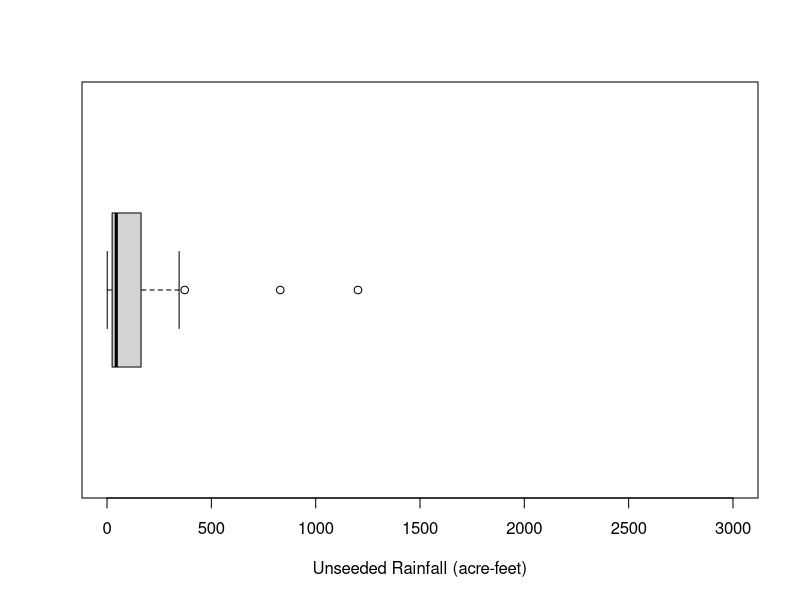
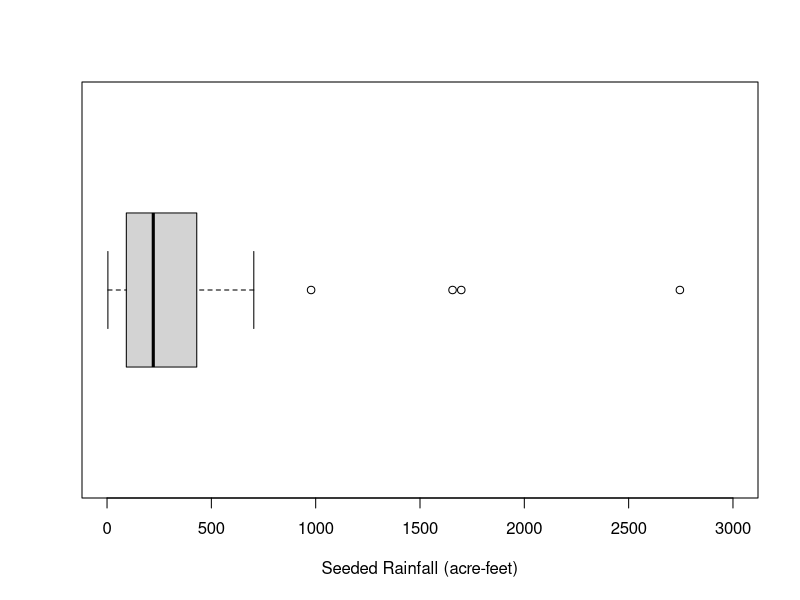
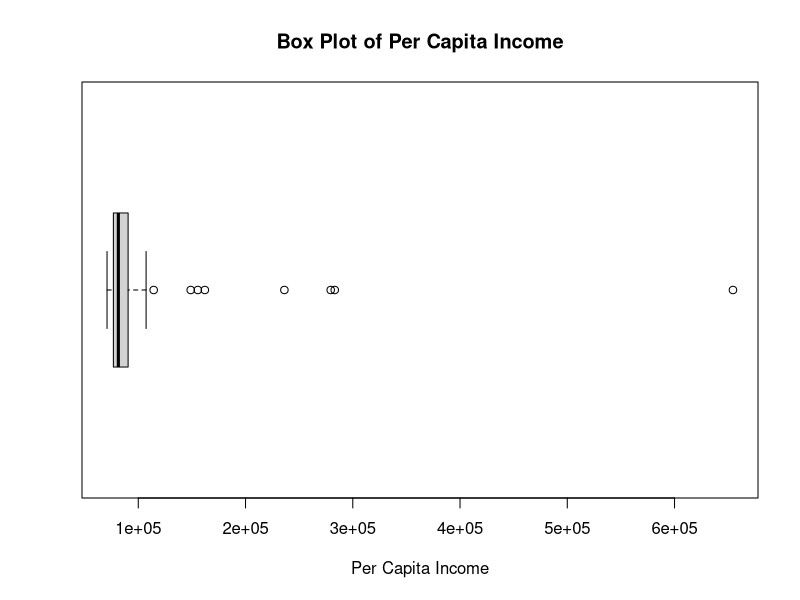

Write the R code that produced these figures, in order.
## ---- chunk 1
knitr::opts_chunk$set(echo = TRUE)
## ---- chunk 2
library(readxl)

clouds <- read_excel("clouds.xlsx")

unseeded_data <- clouds[clouds$Treatment == "Unseeded", "Rainfall"]
unseeded_rainfall <- unseeded_data$Rainfall

unseeded_mean <- mean(unseeded_rainfall)
unseeded_std_dev <- sd(unseeded_rainfall)
unseeded_five_num <- fivenum(unseeded_rainfall)

seeded_data <- clouds[clouds$Treatment == "Seeded", "Rainfall"]
seeded_rainfall <- seeded_data$Rainfall

seeded_mean <- mean(seeded_rainfall)
seeded_std_dev <- sd(seeded_rainfall)
seeded_five_num <- fivenum(seeded_rainfall)

cat("Mean:", unseeded_mean, "\n")
cat("Standard Deviation:", unseeded_std_dev, "\n")
cat("Five-Number Summary:", paste(unseeded_five_num, collapse = " "), "\n")

cat("Mean:", seeded_mean, "\n")
cat("Standard Deviation:", seeded_std_dev, "\n")
cat("Five-Number Summary:", paste(seeded_five_num, collapse = " "), "\n")

## ---- chunk 3
library(readxl)

clouds <- read_excel("clouds.xlsx")

unseeded_data <- clouds[clouds$Treatment == "Unseeded", "Rainfall"]
seeded_data <- clouds[clouds$Treatment == "Seeded", "Rainfall"]

unseeded_rainfall <- unseeded_data$Rainfall
seeded_rainfall <- seeded_data$Rainfall

boxplot(unseeded_rainfall, horizontal = TRUE, 
        xlab = "Unseeded Rainfall (acre-feet)", ylim = c(0, 3000))
boxplot(seeded_rainfall, horizontal = TRUE, 
        xlab = "Seeded Rainfall (acre-feet)", ylim = c(0, 3000))
## ---- chunk 4
library(readxl)

clouds <- read_excel("clouds.xlsx")
clouds$log_Rainfall <- log(clouds$Rainfall + 1)

unseeded_log <- clouds$log_Rainfall[clouds$Treatment == "Unseeded"]

unseeded_log_mean <- mean(unseeded_log)
unseeded_log_std_dev <- sd(unseeded_log)
unseeded_log_five_num <- fivenum(unseeded_log)

seeded_log <- clouds$log_Rainfall[clouds$Treatment == "Seeded"]

seeded_log_mean <- mean(seeded_log)
seeded_log_std_dev <- sd(seeded_log)
seeded_log_five_num <- fivenum(seeded_log)

cat("Mean:", unseeded_log_mean, "\n")
cat("Standard Deviation:", unseeded_log_std_dev, "\n")
cat("Five-Number Summary:", paste(unseeded_log_five_num, collapse = " "), "\n")

cat("Mean:", seeded_log_mean, "\n")
cat("Standard Deviation:", seeded_log_std_dev, "\n")
cat("Five-Number Summary:", paste(seeded_log_five_num, collapse = " "), "\n")

## ---- chunk 5
income_data <- read.csv("top_100_income_zcta.csv", check.names = FALSE)
income_data$PerCapitaIncome <- as.numeric(income_data$`Per Capita Income`)


income_mean <- mean(income_data$PerCapitaIncome, na.rm = TRUE)
income_std_dev <- sd(income_data$PerCapitaIncome, na.rm = TRUE)
income_five_num <- fivenum(income_data$PerCapitaIncome)

cat("Mean:", income_mean, "\n")
cat("Standard Deviation:", income_std_dev, "\n")
cat("Five-Number Summary:", paste(income_five_num, collapse = " "), "\n")
## ---- chunk 6
income_data <- read.csv("top_100_income_zcta.csv", check.names = FALSE)
income_data$PerCapitaIncome <- as.numeric(income_data$`Per Capita Income`)

boxplot(income_data$PerCapitaIncome, main = "Box Plot of Per Capita Income", 
        xlab = "Per Capita Income", horizontal = TRUE)

q1 <- quantile(income_data$PerCapitaIncome, 0.25, na.rm = TRUE)
q3 <- quantile(income_data$PerCapitaIncome, 0.75, na.rm = TRUE)

IQR <- q3 - q1

lower_bound <- q1 - 1.5 * IQR
upper_bound <- q3 + 1.5 * IQR

outliers <- income_data$PerCapitaIncome[income_data$PerCapitaIncome < lower_bound 
                                        | income_data$PerCapitaIncome > upper_bound]

num_outliers <- length(outliers)

cat("Number of outliers:", num_outliers, "\n")
